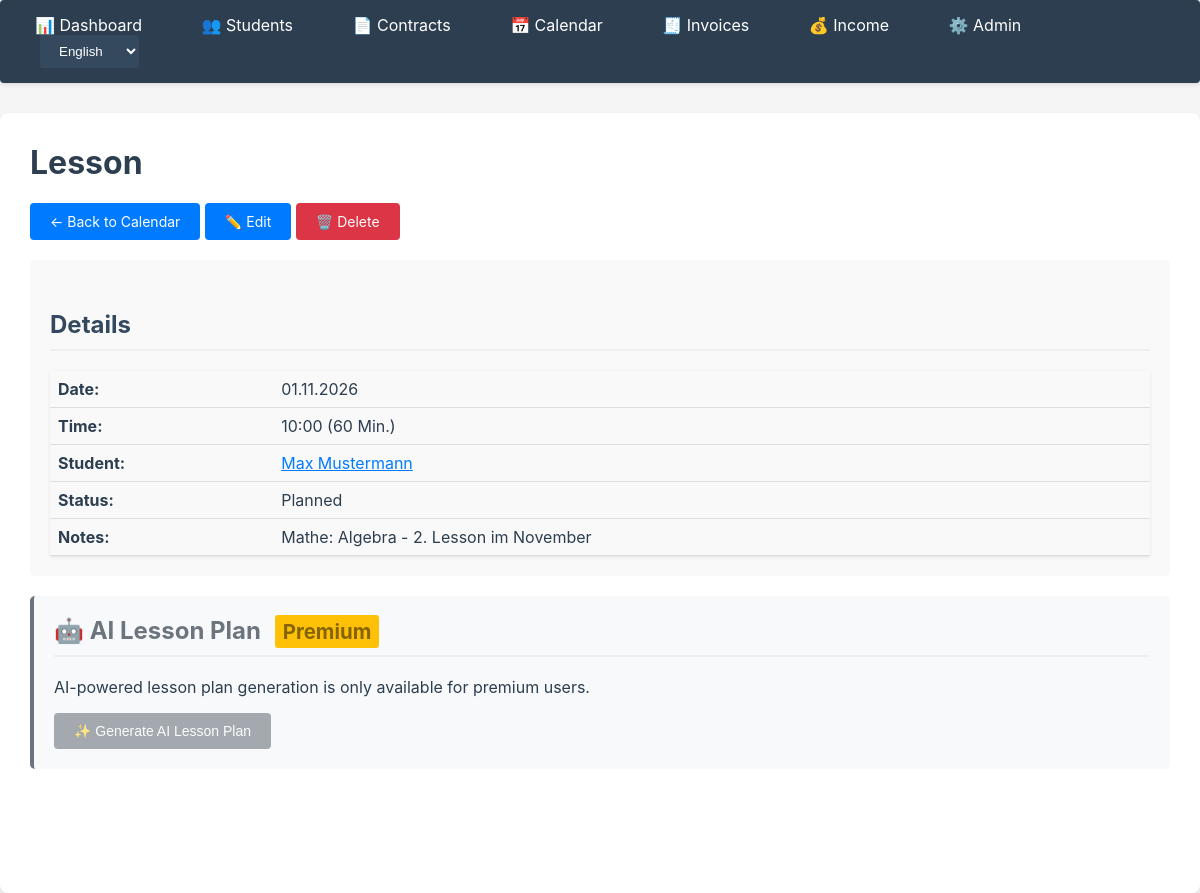
Screenshot of /lessons/62/ with the database file from the repository.
### apps/lessons/models.py (models this page shows, shortened)
class Lesson(models.Model):
    STATUS_CHOICES = [
        ('planned', _('Planned')),
        ('taught', _('Taught')),
        ('cancelled', _('Cancelled')),
        ('paid', _('Paid')),
    ]
    contract = models.ForeignKey(
        Contract,
        on_delete=models.CASCADE,
        related_name='lessons',
        help_text=_("Associated contract")
    )
    date = models.DateField(help_text=_("Lesson date"))
    start_time = models.TimeField(help_text=_("Start time"))
    duration_minutes = models.PositiveIntegerField(
        validators=[MinValueValidator(1)],
        help_text=_("Duration in minutes")
    )
    status = models.CharField(
        max_length=20,
        choices=STATUS_CHOICES,
        default='planned',
        help_text=_("Lesson status")
    )
    travel_time_before_minutes = models.PositiveIntegerField(
        default=0,
        help_text=_("Travel time before in minutes")
    )
    travel_time_after_minutes = models.PositiveIntegerField(
        default=0,
        help_text=_("Travel time after in minutes")
    )
    notes = models.TextField(
        blank=True,
        null=True,
        help_text=_("Notes for the lesson")
    )
    created_at = models.DateTimeField(auto_now_add=True)
    updated_at = models.DateTimeField(auto_now=True)
    class Meta:
        ordering = ['-date', '-start_time']
        verbose_name = _('Lesson')
        verbose_name_plural = _('Lessons')
        indexes = [
            models.Index(fields=['date', 'start_time']),
            models.Index(fields=['status']),
        ]

### apps/contracts/models.py (models this page shows, shortened)
class Contract(models.Model):
    student = models.ForeignKey(
        Student,
        on_delete=models.CASCADE,
        related_name='contracts',
        help_text=_("Student for whom the contract applies")
    )
    institute = models.CharField(
        max_length=200,
        blank=True,
        null=True,
        help_text=_("Institute name (if applicable)")
    )
    hourly_rate = models.DecimalField(
        max_digits=10,
        decimal_places=2,
        validators=[MinValueValidator(Decimal('0.01'))],
        help_text=_("Rate per unit in EUR")
    )
    unit_duration_minutes = models.PositiveIntegerField(
        default=60,
        help_text=_("Duration of one unit in minutes")
    )
    start_date = models.DateField(help_text=_("Contract start date"))
    end_date = models.DateField(
        null=True,
        blank=True,
        help_text=_("Contract end date (optional, empty = unlimited)")
    )
    is_active = models.BooleanField(
        default=True,
        help_text=_("Is the contract active?")
    )
    notes = models.TextField(
        blank=True,
        null=True,
        help_text=_("Additional notes about the contract")
    )
    created_at = models.DateTimeField(auto_now_add=True)
    updated_at = models.DateTimeField(auto_now=True)
    class Meta:
        ordering = ['-start_date', 'student']
        verbose_name = _('Contract')
        verbose_name_plural = _('Contracts')

### apps/students/models.py (models this page shows)
class Student(models.Model):
    first_name = models.CharField(max_length=100)
    last_name = models.CharField(max_length=100)
    email = models.EmailField(blank=True, null=True)
    phone = models.CharField(max_length=20, blank=True, null=True)
    school = models.CharField(
        max_length=200,
        blank=True,
        null=True,
        help_text=_("School name")
    )
    grade = models.CharField(
        max_length=50,
        blank=True,
        null=True,
        help_text=_("Grade/Level (e.g., '10th grade', 'Q1')")
    )
    subjects = models.CharField(
        max_length=500,
        blank=True,
        null=True,
        help_text=_("Subjects (comma-separated, e.g., 'Math, German, English')")
    )
    notes = models.TextField(
        blank=True,
        null=True,
        help_text=_("Additional notes about the student")
    )
    created_at = models.DateTimeField(auto_now_add=True)
    updated_at = models.DateTimeField(auto_now=True)
    class Meta:
        ordering = ['last_name', 'first_name']
        verbose_name = _('Student')
        verbose_name_plural = _('Students')
    def __str__(self):
        return f"{self.first_name} {self.last_name}"
    @property
    def full_name(self):
        return f"{self.first_name} {self.last_name}"

### apps/lessons/views.py (the view, shortened to what this page needs)
# urls.py: path('<int:pk>/', views.LessonDetailView.as_view(), name='detail'),
class LessonDetailView(DetailView):
    model = Lesson
    template_name = 'lessons/lesson_detail.html'
    context_object_name = 'lesson'
    def get_context_data(self, **kwargs):
        context = super().get_context_data(**kwargs)
        lesson = self.object
        conflicts = LessonConflictService.check_conflicts(lesson, exclude_self=True)
        conflict_lessons = []
        conflict_blocked_times = []
        quota_conflicts = []
        from apps.lesson_plans.models import LessonPlan
        from apps.core.utils import is_premium_user
        lesson_plans = LessonPlan.objects.filter(lesson=lesson).order_by('-created_at')
        context.update({
            'conflicts': conflicts,
            'conflict_lessons': conflict_lessons,
            'conflict_blocked_times': conflict_blocked_times,
            'quota_conflicts': quota_conflicts,
            'has_conflicts': len(conflicts) > 0,
            'lesson_plans': lesson_plans,
            'has_lesson_plan': lesson_plans.exists(),
            'latest_lesson_plan': lesson_plans.first() if lesson_plans.exists() else None,
            'is_premium': is_premium_user(self.request.user) if self.request.user.is_authenticated else False,
        })
        return context

### apps/lessons/services.py (called while the page is built, shortened)
    @staticmethod
    def calculate_time_block(lesson: Lesson) -> tuple[datetime, datetime]:
        lesson_datetime = timezone.make_aware(
            datetime.combine(lesson.date, lesson.start_time)
        )
        start_datetime = lesson_datetime - timedelta(minutes=lesson.travel_time_before_minutes)
        end_datetime = lesson_datetime + timedelta(
            minutes=lesson.duration_minutes + lesson.travel_time_after_minutes
        )
        return start_datetime, end_datetime

    @staticmethod
    def check_conflicts(lesson: Lesson, exclude_self: bool = True) -> list[dict]:
        conflicts = []
        start_datetime, end_datetime = LessonConflictService.calculate_time_block(lesson)
        query = Q(
            date=lesson.date,
            start_time__isnull=False
        )
        if exclude_self and lesson.pk:
            query &= ~Q(pk=lesson.pk)
        other_lessons = Lesson.objects.filter(query).select_related('contract', 'contract__student')
        lesson_date = lesson.date
        blocked_times = BlockedTime.objects.filter(
            start_datetime__lt=end_datetime,
            end_datetime__gt=start_datetime
        )
        quota_conflict = ContractQuotaService.check_quota_conflict(lesson, exclude_self)
        return conflicts

### apps/lessons/templates/lessons/lesson_detail.html (shortened to what this page needs)
{% extends 'core/base.html' %}
{% load i18n %}
{% block content %}
<h1>{% trans "Lesson" %}</h1>
<div style="margin-bottom: 20px;">
    <a href="{% url 'lessons:week' %}?year={{ lesson.date.year }}&month={{ lesson.date.month }}&day={{ lesson.date.day }}" class="btn">← {% trans "Back to Calendar" %}</a>
    <a href="{% url 'lessons:update' lesson.pk %}" class="btn btn-primary">✏️ {% trans "Edit" %}</a>
    <a href="{% url 'lessons:delete' lesson.pk %}" class="btn btn-danger">🗑️ {% trans "Delete" %}</a>
</div>
<div style="background: #f9f9f9; padding: 20px; border-radius: 5px; margin-bottom: 20px;">
    <h2>{% trans "Details" %}</h2>
    <table style="width: 100%;">
        <tr>
            <td style="padding: 8px; font-weight: bold;">{% trans "Date:" %}</td>
            <td style="padding: 8px;">{{ lesson.date|date:"d.m.Y" }}</td>
        </tr>
        <tr>
            <td style="padding: 8px; font-weight: bold;">{% trans "Time:" %}</td>
            <td style="padding: 8px;">{% blocktrans with time=lesson.start_time|time:"H:i" minutes=lesson.duration_minutes %}{{ time }} ({{ minutes }} Min.){% endblocktrans %}</td>
        </tr>
        <tr>
            <td style="padding: 8px; font-weight: bold;">{% trans "Student:" %}</td>
            <td style="padding: 8px;">
                <a href="{% url 'students:detail' lesson.contract.student.pk %}">{{ lesson.contract.student.full_name }}</a>
            </td>
        </tr>
        <tr>
            <td style="padding: 8px; font-weight: bold;">{% trans "Status:" %}</td>
            <td style="padding: 8px;">{{ lesson.get_status_display }}</td>
        </tr>
        {% if lesson.notes %}
        <tr>
            <td style="padding: 8px; font-weight: bold;">{% trans "Notes:" %}</td>
            <td style="padding: 8px;">{{ lesson.notes }}</td>
        </tr>
        {% endif %}
    </table>
</div>
{% if is_premium %}
<div style="background: #e7f3ff; padding: 20px; border-radius: 5px; border-left: 4px solid #007bff; margin-bottom: 20px;">
    <h2 style="color: #007bff; margin-top: 0;">🤖 {% trans "AI Lesson Plan" %}</h2>
    {% if has_lesson_plan %}
    <p>{% trans "A lesson plan has already been generated for this lesson." %}</p>
    <div style="margin-top: 15px;">
        <h4>{% trans "Latest Lesson Plan:" %}</h4>
        <div style="background: white; padding: 15px; border-radius: 3px; margin-top: 10px;">
            <p><strong>{% trans "Topic:" %}</strong> {{ latest_lesson_plan.topic }}</p>
            <p><strong>{% trans "Subject:" %}</strong> {{ latest_lesson_plan.subject }}</p>
            {% if latest_lesson_plan.grade_level %}
            <p><strong>{% trans "Grade Level:" %}</strong> {{ latest_lesson_plan.grade_level }}</p>
            {% endif %}
            <div style="margin-top: 10px; white-space: pre-wrap;">{{ latest_lesson_plan.content }}</div>
            {% if latest_lesson_plan.llm_model %}
            <p style="margin-top: 10px; font-size: 0.9em; color: #666;"><em>{% blocktrans with model=latest_lesson_plan.llm_model %}Generated with {{ model }}{% endblocktrans %}</em></p>
            {% endif %}
        </div>
    </div>
    {% endif %}
    <form method="post" action="{% url 'ai:generate_lesson_plan' lesson.pk %}" style="margin-top: 15px;">
        {% csrf_token %}
        <button type="submit" class="btn" style="background: #007bff; color: white;">
            {% if has_lesson_plan %}
                🔄 {% trans "Regenerate AI Lesson Plan" %}
            {% else %}
                ✨ {% trans "Generate AI Lesson Plan" %}
            {% endif %}
        </button>
    </form>
</div>
{% else %}
<div style="background: #f8f9fa; padding: 20px; border-radius: 5px; border-left: 4px solid #6c757d; margin-bottom: 20px;">
    <h2 style="color: #6c757d; margin-top: 0;">🤖 {% trans "AI Lesson Plan" %} <span class="premium-badge">{% trans "Premium" %}</span></h2>
    <p>{% trans "AI-powered lesson plan generation is only available for premium users." %}</p>
    <button type="button" class="btn" style="background: #6c757d; color: white; cursor: not-allowed; opacity: 0.6;" disabled>
        ✨ {% trans "Generate AI Lesson Plan" %}
    </button>
</div>
{% endif %}
{% endblock %}

### apps/core/templates/core/base.html (style rules this page uses)
body { font-family: -apple-system, BlinkMacSystemFont, 'Segoe UI', Arial, sans-serif; margin: 0; padding: 0; background: #f5f5f5; color: #2c3e50; }
table { width: 100%; border-collapse: collapse; margin-top: 20px; box-shadow: 0 1px 3px rgba(0,0,0,0.1); }
th, td { padding: 12px; text-align: left; border-bottom: 1px solid #ddd; color: #2c3e50; }
.btn { display: inline-block; padding: 10px 20px; background: #007bff; color: white; text-decoration: none; border-radius: 4px; border: none; cursor: pointer; font-size: 14px; transition: background 0.2s; }
.btn-danger { background: #dc3545; color: white; }
.premium-badge { background: #ffc107; color: #856404; padding: 4px 8px; border-radius: 3px; font-size: 0.85em; font-weight: bold; margin-left: 8px; }
h1 { color: #2c3e50; margin-top: 0; }
h2 { color: #34495e; margin-top: 30px; border-bottom: 2px solid #ecf0f1; padding-bottom: 10px; }
p { color: #2c3e50; }
a { color: #007bff; }

### rows the page displays
Lesson: date "01.11.2026", contract.student.full_name "Max Mustermann", status "Planned", notes "Mathe: Algebra - 2. Lesson im November"

### other values shown
form field language "English"
